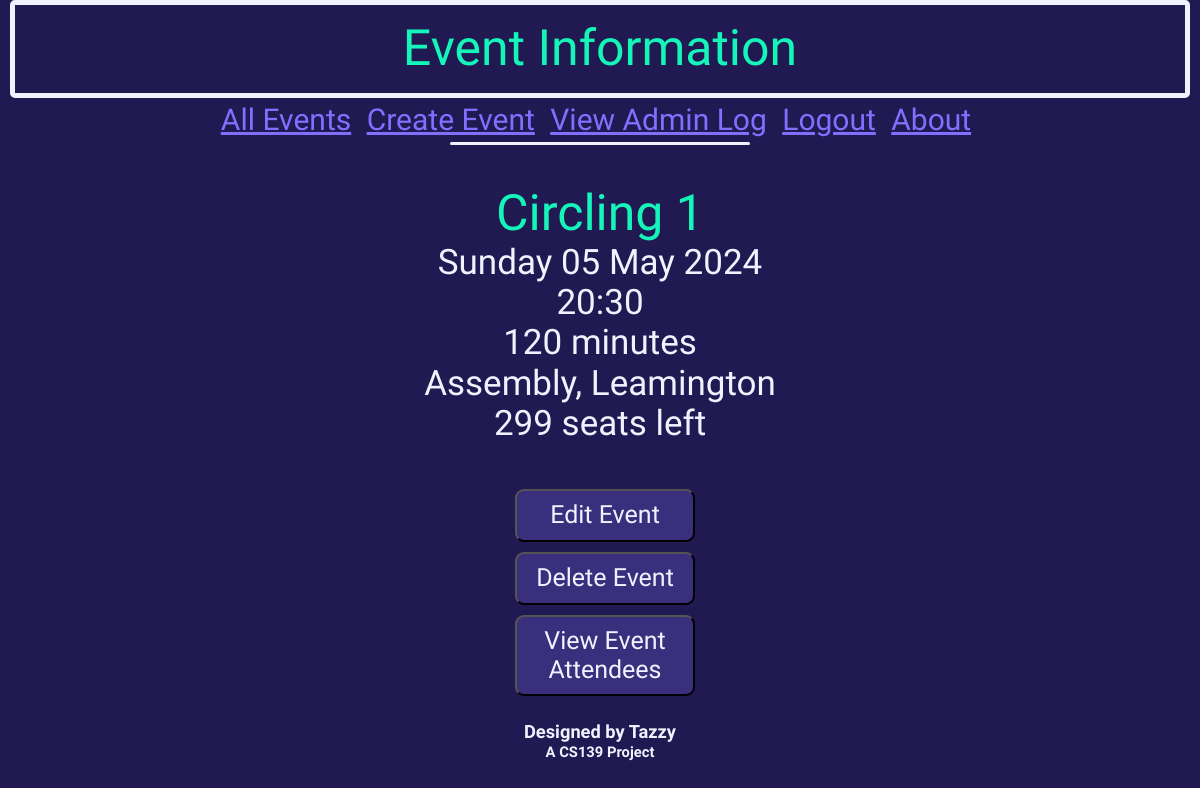
Page /viewEvent?eventid=4 (signed in) on the earlier database version.
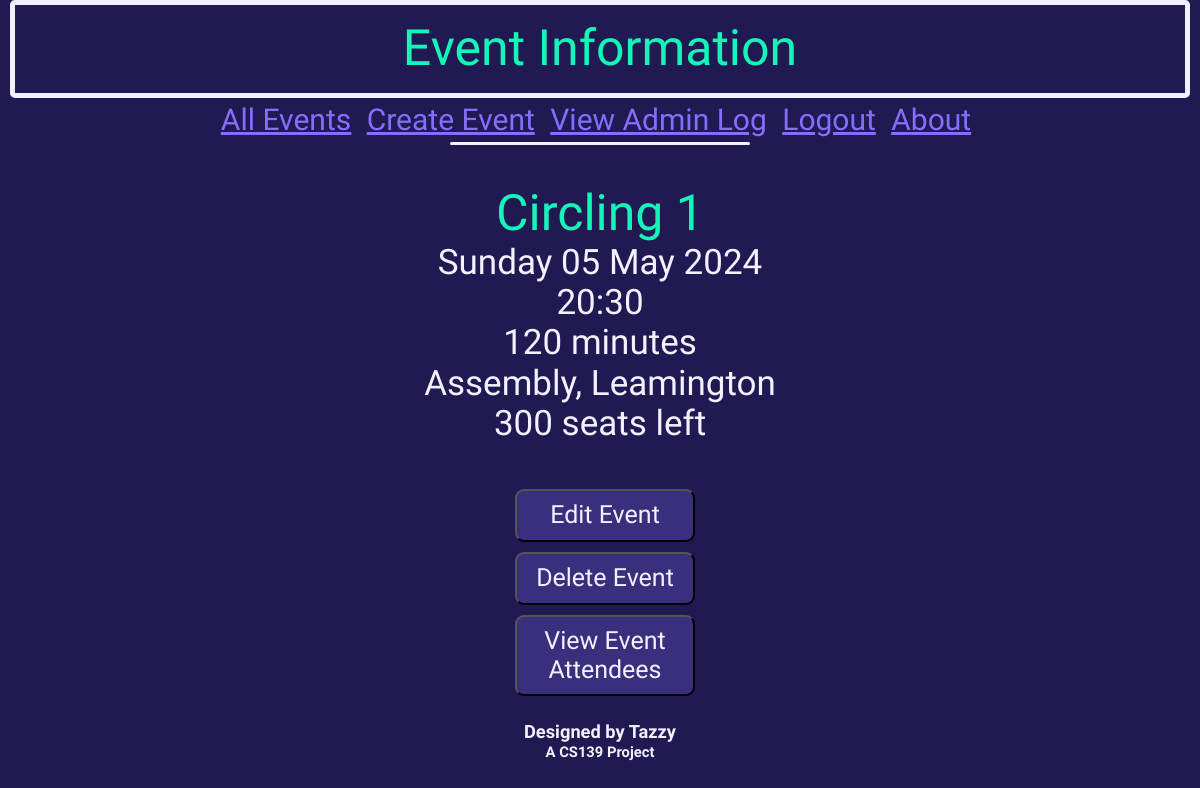
Same page on the later database version.
### db_definition.py (models this page shows, shortened)
class Event(db.Model):
    __tablename__ = "events"
    event_id = db.Column(db.Integer, primary_key = True)
    name = db.Column(db.String(20))
    dateTime = db.Column(db.DateTime)
    duration = db.Column(db.Integer) # Minutes
    capacity = db.Column(db.Integer)
    ticketsSold = db.Column(db.Integer)
    location = db.Column(db.String(50))

### eventbyte.py (the view)
@app.route('/viewEvent')
def viewEvent():
    updateTickets()
    eventID = request.args.get('eventid') or None
    if not eventID:
        return redirect('/')
    else:
        thisEvent = Event.query.filter_by(event_id=int(eventID)).first()
        if current_user.is_authenticated:
            getTicket = Ticket.query.filter(Ticket.event_id == eventID, Ticket.user_id == current_user.user_id, Ticket.status !='Cancelled').first()
            if thisEvent.dateTime > datetime.datetime.now():
                upcomingEvent = True
                if getTicket is None:
                    eventOwned = False
                else:
                    eventOwned = True
            else:
                eventOwned = False
                upcomingEvent = False
        else:
            eventOwned = False
            upcomingEvent = False
        if eventOwned:
            createBarcode(getTicket.booking_ref)
        return render_template('viewEvent.html', event=thisEvent, eventOwned=eventOwned, upcomingEvent=upcomingEvent)

### eventbyte.py (called while the page is built)
@loginManager.user_loader
def loadUser(user_id):
    return User.query.get(int(user_id))

def updateTickets():
    events = Event.query.all()
    for event in events:
        ticketNum = db.session.query(Ticket).where(Ticket.event_id == event.event_id, Ticket.status == "Upcoming").count()
        event.ticketsSold = ticketNum
        if event.ticketsSold >= (0.95 * event.capacity):
            sendEmail(user=User.query.filter_by(userClass="super").first(), event=event, EVENTNEARFULL=True)
        if event.dateTime <= datetime.datetime.now():
            tickets = db.session.query(Ticket).where(Ticket.event_id == event.event_id)
            for ticket in tickets:
                ticket.status = "Completed"
    db.session.commit()

### templates/viewEvent.html (shortened to what this page needs)
{% extends 'base.html' %}
{% block heading %}
    <div class="title subtitle">
        Event Information
    </div>
{% endblock %}
{% block content %}
    <div class="eventInformation">
        <br>
        <span class="titleRef" style="font-size: 50px;">{{ event.name }}</span><br>
        {{ event.dateTime.strftime('%A') }} {{ event.dateTime.strftime('%d') }} {{ event.dateTime.strftime('%b') }} {{ event.dateTime.strftime('%Y') }}<br>
        {{ event.dateTime.strftime('%H') }}:{{ event.dateTime.strftime('%M') }}<br>
        {{ event.duration }} minutes<br>
        {{ event.location }}<br>
        {% if current_user.userClass == "super" %}
            {{ event.capacity - event.ticketsSold }} seats left<br><br>
        {% else %}
            <br>
        {% endif %}
    </div>
        {% if not current_user.is_authenticated %}
            <h3 class="standardContent" style="text-align: center; margin-top: 3px;">To book or edit your events, log in or register.</h3>
        {% else %}
            {% if upcomingEvent %}
                {% if current_user.userClass == "standard" %}
                    {% if not event.ticketsSold == event.capacity %}
                        <div id="standardEventButtons">
                            {% if not eventOwned %}
                                <form action="buyTicket" method="post">
                                    <input type="hidden" name="eventID" value="{{event.event_id}}">
                                    <input type="submit" id="bookEventButton" value="Book Ticket">
                                </form>
                            {% else %}
                                <form action="cancelTicket" method="post">
                                    <input type="hidden" name="eventID" value="{{event.event_id}}">
                                    <input type="submit" id="cancelEventButton" value="Cancel Ticket">
                                </form><br>
                                <img src="../static/images/currBarCode.svg" alt="barcode" style="width: 80%; height: auto;">
                            {% endif %}
                        </div>
                        <br>
                    {% else %}
                        <div id="eventMessage">
                            <h3>This event is sold out.</h3>
                        </div>
                    {% endif %}
                {% else %}
                    <div id="adminEventButtons">
                        <a href="/editEvent?eventid={{event.event_id}}"><button>Edit Event</button></a><br>
                        <a href="/deleteEvent?eventid={{event.event_id}}"><button>Delete Event</button></a><br>
                        <a href="/viewEventAttendees?eventid={{event.event_id}}"><button>View Event Attendees</button></a><br>
                    </div>
                {% endif %}
            {% endif %}
        {% endif %}
{% endblock %}

Differences in the rows shown:
changed Event "Circling 1": event.capacity-event.ticketsSold "299" → "300"
